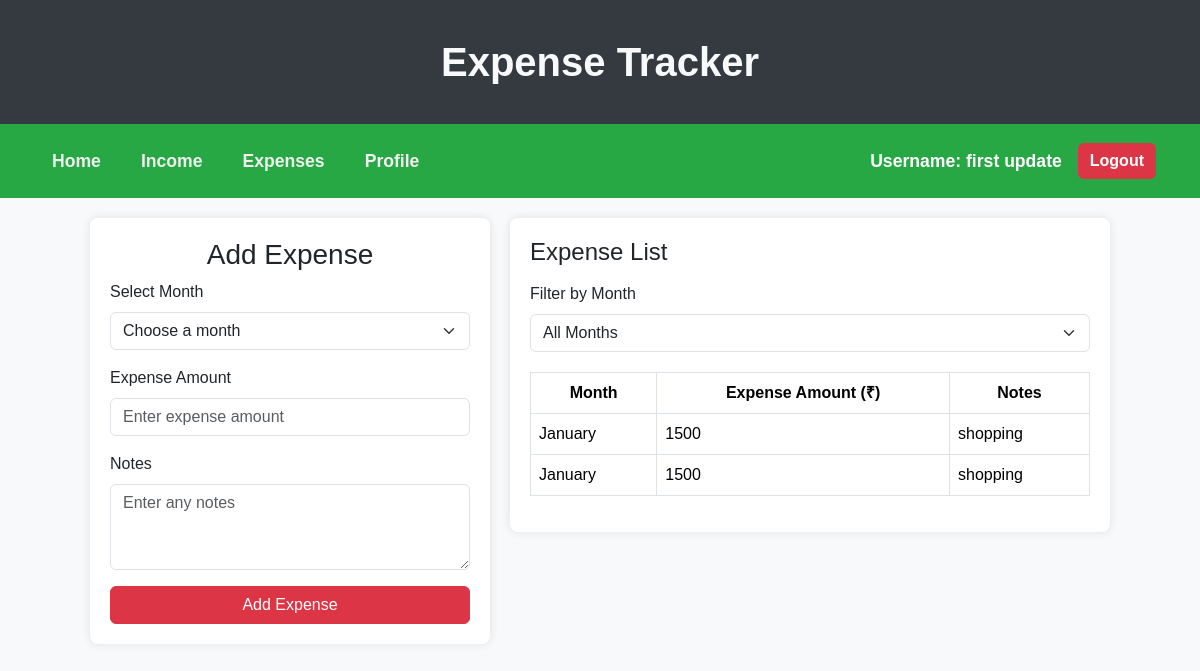
Page /addexpensepage (signed in) on the earlier database version.
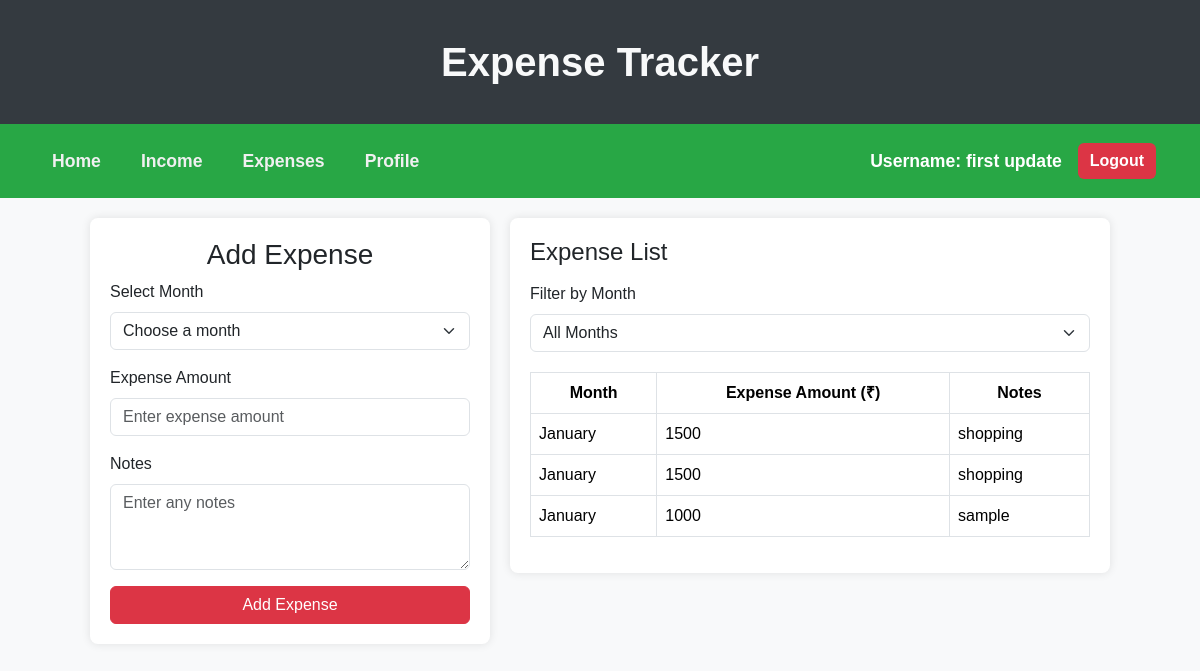
Same page on the later database version.
### app/models.py (models this page shows, shortened)
class Expnese(models.Model):
    user = models.ForeignKey(
        Users, on_delete=models.CASCADE, related_name='user_expense')
    month = models.CharField(max_length=20)
    amount = models.BigIntegerField()
    note = models.TextField()

### app/views.py (the view)
# urls.py: path('addexpensepage', views.addexpensepage, name='addexpensepage'),
def addexpensepage(request):
    msg = request.GET.get("msg", "")
    user = Users.objects.get(id=request.session.get('id'))
    month_filter = request.GET.get("month", "")
    if month_filter:
        expenses = Expnese.objects.filter(user=user, month=month_filter)
    else:
        expenses = Expnese.objects.filter(user=user)
    return render(request, "addexpensepage.html", {"msg": msg, 'expenses': expenses, "selected_month": month_filter})

### app/templates/addexpensepage.html (shortened to what this page needs)
<!DOCTYPE html>
<html lang="en">
<head>
  <link href="https://cdn.jsdelivr.net/npm/bootstrap@5.3.3/dist/css/bootstrap.min.css" rel="stylesheet">
</head>
<body>
  <div class="header">
    Expense Tracker
  </div>
  <nav class="navbar navbar-expand-lg navbar-custom">
    <div class="container-fluid">
      <div class="d-flex align-items-center justify-content-between w-100">
        <ul class="navbar-nav flex-row">
          <li class="nav-item">
            <b><a class="nav-link" href="{% url 'homepage' %}">Home</a></b>
          </li>
          <li class="nav-item">
            <b><a class="nav-link" href="{% url 'incomepage' %}">Income</a></b>
          </li>
          <li class="nav-item">
            <b><a class="nav-link" href="#expenses">Expenses</a></b>
          </li>
          <li class="nav-item">
            <b><a class="nav-link" href="{% url 'profilepage' %}">Profile</a></b>
          </li>
        </ul>
        <div class="d-flex align-items-center">
          <span class="username">
            Username: {{ request.session.username }}
          </span>
          <a href="{% url 'logout' %}" class="btn btn-logout">Logout</a>
        </div>
      </div>
    </div>
  </nav>
  <div class="content container">
    <div class="form-container">
      <h3 class="text-center">Add Expense</h3>
      <form id="expenseForm" method="post" action="{% url 'addexpense' %}">
        <div class="mb-3">
          <label for="expenseMonth" class="form-label">Select Month</label>
          <select class="form-select" id="expenseMonth" name="month" required>
            <option value="">Choose a month</option>
          </select>
        </div>
        <div class="mb-3">
          <label for="expenseAmount" class="form-label">Expense Amount</label>
          <input type="number" class="form-control" name="amount" id="expenseAmount" placeholder="Enter expense amount" required>
        </div>
        <div class="mb-3">
          <label for="expenseNotes" class="form-label">Notes</label>
          <textarea class="form-control" id="expenseNotes" name="note" rows="3" placeholder="Enter any notes"></textarea>
        </div>
        <button type="submit" class="btn btn-danger w-100">Add Expense</button>
      </form>
    </div>
    <div class="expense-list">
      <h4>Expense List</h4>
      <div class="mb-3">
        <label for="filterMonth" class="form-label">Filter by Month</label>
        <select class="form-select" id="filterMonth" onchange="filterExpenses()">
          <option value="">All Months</option>
        </select>
      </div>
      <table class="table table-bordered" id="expenseTable">
        <thead>
          <tr>
            <th scope="col" class="text-center">Month</th>
            <th scope="col" class="text-center">Expense Amount (₹)</th>
            <th scope="col" class="text-center">Notes</th>
          </tr>
        </thead>
        <tbody>
          {% for i in expenses %}
          <tr>
            <td>{{i.month}}</td>
            <td>{{i.amount}}</td>
            <td>{{i.note}}</td>
          </tr>
          {% endfor %}
        </tbody>
      </table>
    </div>
  </div>
</body>
</html>

Differences in the rows shown:
added Expnese: month "January", amount "1000", note "sample"
